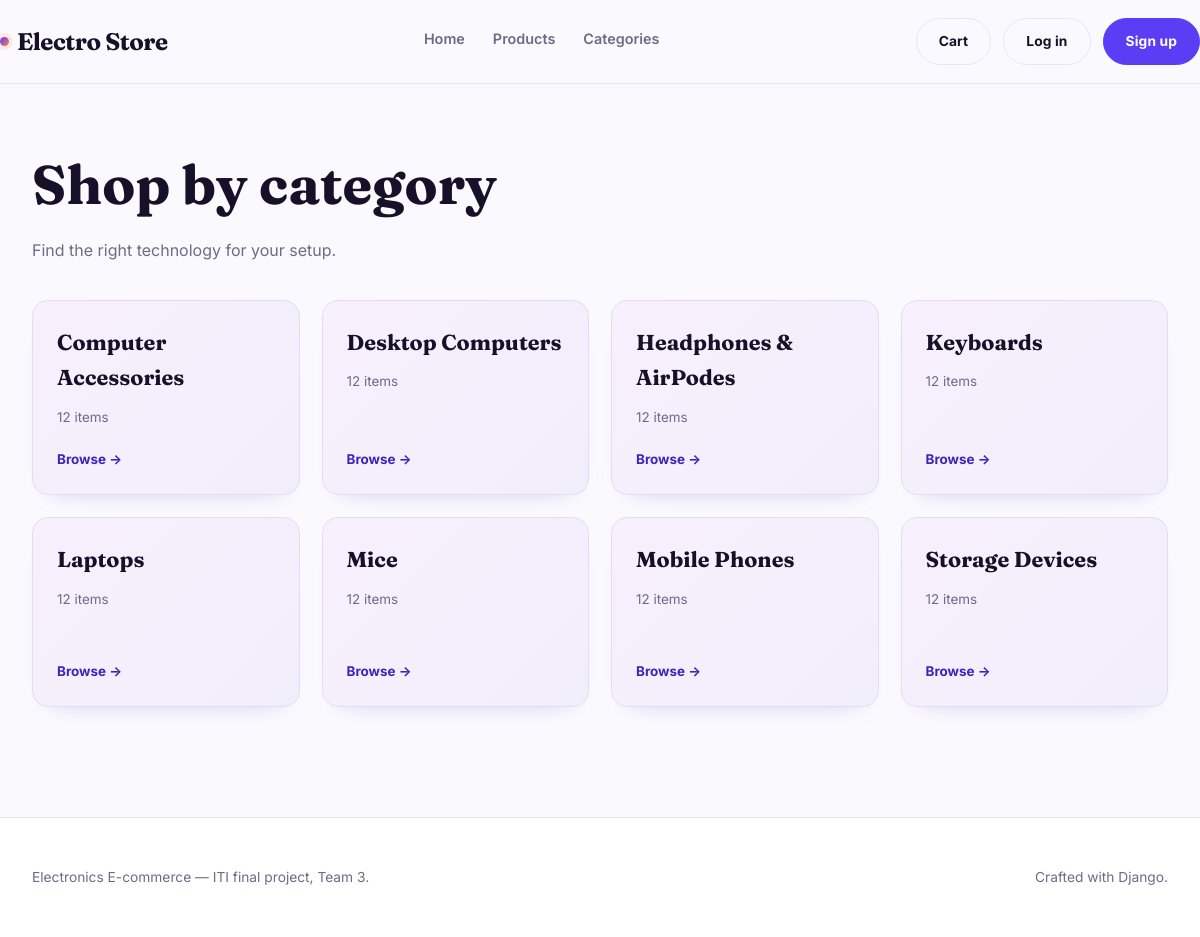
Page /categories/ on the earlier database version.
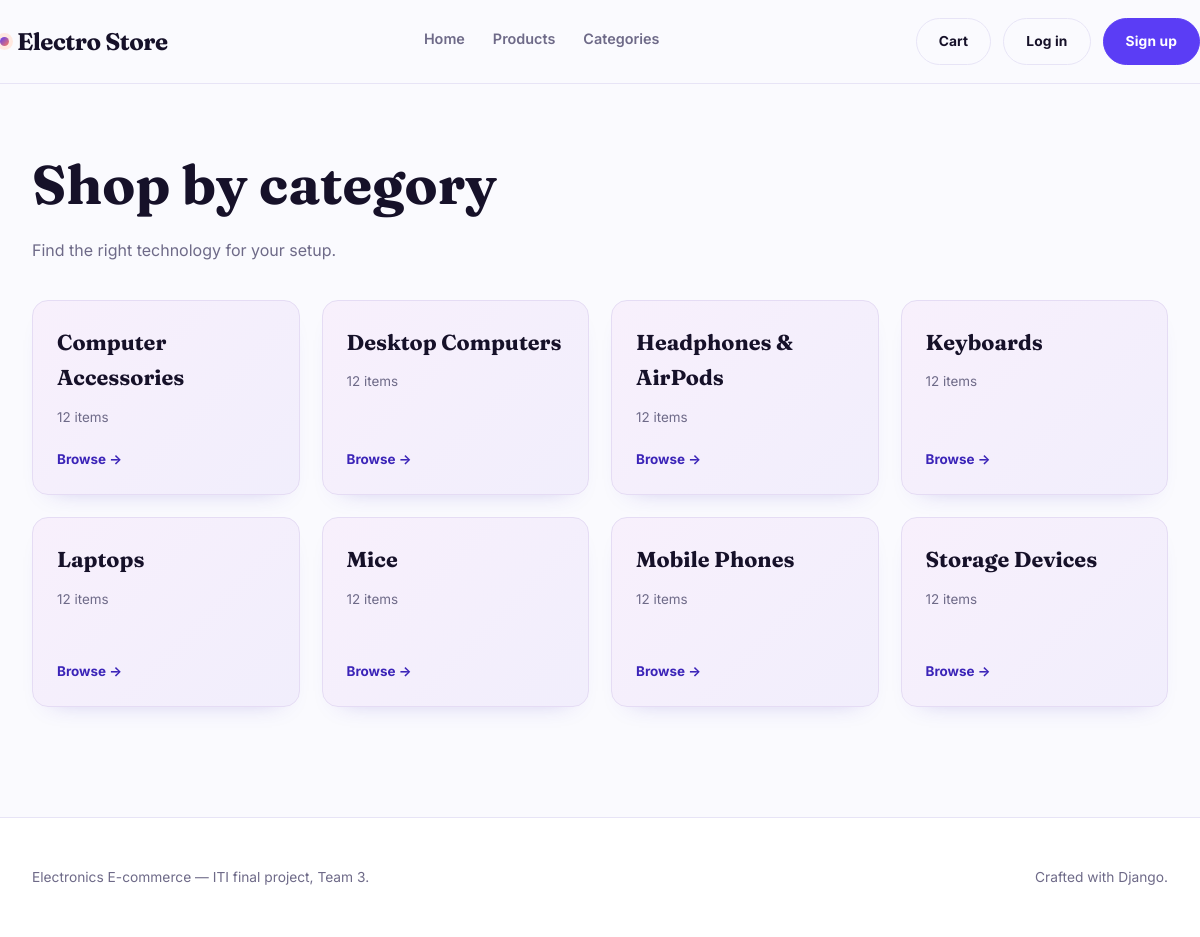
Same page on the later database version.
### catalog/models.py (models this page shows, shortened)
class Category(models.Model):
    name = models.CharField(max_length=100, unique=True)
    slug = models.SlugField(max_length=120, unique=True, blank=True)
    description = models.TextField(blank=True)
    created_at = models.DateTimeField(auto_now_add=True)
    updated_at = models.DateTimeField(auto_now=True)
    class Meta:
        ordering = ['name']
        verbose_name_plural = 'Categories'

### catalog/views.py (the view)
# urls.py: path('categories/', views.category_list, name='category_list'),
def category_list(request):
    categories = Category.objects.all()
    return render(request, 'catalog/category_list.html', {
        'categories': categories,
    })

### templates/catalog/category_list.html (shortened to what this page needs)
{% extends "base.html" %}
{% block content %}
<div class="wrap">
  <header class="category-head">
    <h1>Shop by category</h1>
    <p>Find the right technology for your setup.</p>
  </header>
  {% if categories %}
    <div class="category-grid">
      {% for category in categories %}
        <article class="category-card reveal">
          <h2>{{ category.name }}</h2>
          <p class="count">{{ category.products.count }} item{{ category.products.count|pluralize }}</p>
          <a class="browse" href="{% url 'catalog:category_detail' category.slug %}">Browse →</a>
        </article>
      {% endfor %}
    </div>
  {% else %}
    <div class="empty">
      <h3>No categories yet</h3>
      <p>Categories can be added from the admin panel.</p>
    </div>
  {% endif %}
</div>
{% endblock %}

Differences in the rows shown:
changed Category: name "Headphones & AirPodes" → "Headphones & AirPods"
